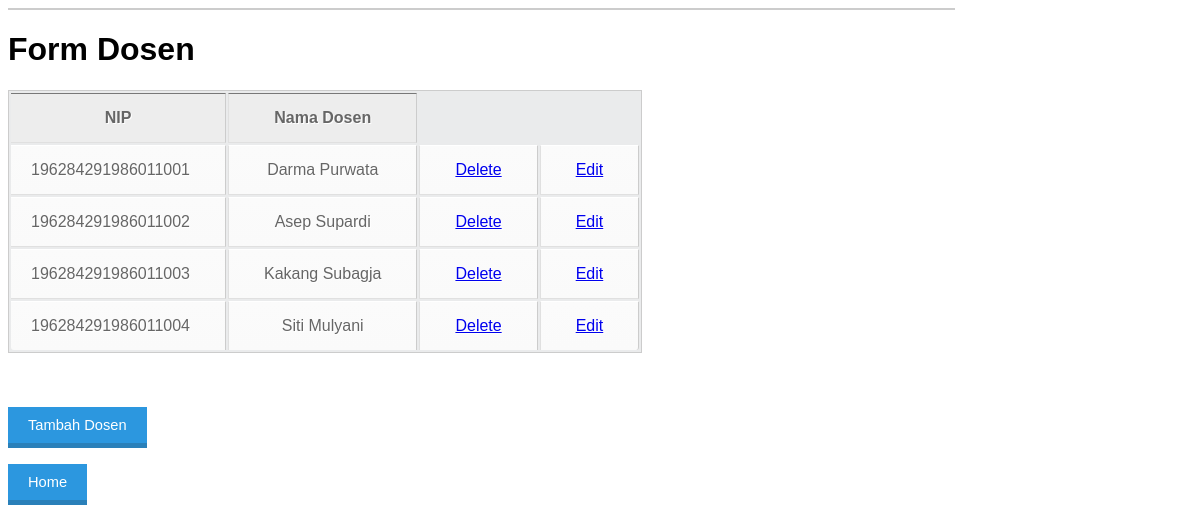
/tampilDosen.php, run on the app's committed database.
### tables this page shows
CREATE TABLE `dosen` (
  `NIP` varchar(18) NOT NULL,
  `Nama_Dosen` varchar(30) NOT NULL
);

### tampilDosen.php (the view, shortened to what this page needs)
<?php
include 'koneksi.php';
?>
    <table width='80%' border=1>
<table border="1">
	<h1>Form Dosen</h1>
	<tr>
		<th>NIP</th>
		<th>Nama Dosen</th>
	</tr>
	<?php
	$read = "SELECT * FROM `dosen`";
	 $query = mysqli_query($db, $read);
	 while($row = mysqli_fetch_array($query)){
	 	$nip = $row['NIP'];
	 	$nama = $row['Nama_Dosen'];
	 ?>
<link rel="stylesheet" type="text/css" href="style2.css">
    <tr>
    	<td><?php print($nip);?></td>
    	<td><?php print($nama);?></td>
    	<td><a href="deleteDosen.php?NIP=<?php print($nip);?>">Delete</a></td>
    	<td><a href="editDosen.php?NIP=<?php print($nip);?>">Edit</a></td>
    </tr>
    <?php
   	}
   	?>
</table>
<br>
<br>
<br>
<form action="forminputDosen.php" method="POST">
<button class="tombol">Tambah Dosen</button>
</form>
<form action="index.php" method="POST">
<button class="tombol">Home</button>
</form>

### style2.css (style rules this page uses)
h1 { font-family: sans-serif; }
table { font-family: Arial, Helvetica, sans-serif; color: #666; text-shadow: 1px 1px 0px #fff; background: #eaebec; border: #ccc 1px solid; }
table th { padding: 15px 35px; border-left:1px solid #e0e0e0; border-bottom: 1px solid #e0e0e0; background: #ededed; }
table th:first-child { border-left:none; }
table tr { text-align: center; padding-left: 20px; }
table td:first-child { text-align: left; padding-left: 20px; border-left: 0; }
table td { padding: 15px 35px; border-top: 1px solid #ffffff; border-bottom: 1px solid #e0e0e0; border-left: 1px solid #e0e0e0; background: #fafafa; background: -webkit-gradient(linear, left top, left bottom, from(#fbfbfb), to(#fafafa)); background: -moz-linear-gradient(top, #fbfbfb, #fafafa); }
table tr:last-child td { border-bottom: 0; }
table tr:last-child td:first-child { -moz-border-radius-bottomleft: 3px; -webkit-border-bottom-left-radius: 3px; border-bottom-left-radius: 3px; }
table tr:last-child td:last-child { -moz-border-radius-bottomright: 3px; -webkit-border-bottom-right-radius: 3px; border-bottom-right-radius: 3px; }
.tombol { background:#2C97DF; color:white; border-top:0; border-left:0; border-right:0; border-bottom:5px solid #2A80B9; padding:10px 20px; text-decoration:none; font-family:sans-serif; font-size:11pt; }

### data on the page
dosen: NIP "196284291986011001", Nama_Dosen "Darma Purwata"
dosen: NIP "196284291986011002", Nama_Dosen "Asep Supardi"
dosen: NIP "196284291986011003", Nama_Dosen "Kakang Subagja"
dosen: NIP "196284291986011004", Nama_Dosen "Siti Mulyani"
